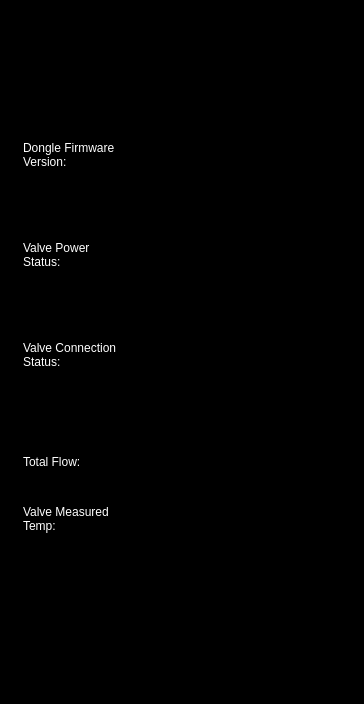
<?xml version="1.0" encoding="UTF-8"?>
<ui version="4.0">
 <class>SettingsDigitalShowerScreenPortrait</class>
 <widget class="QWidget" name="SettingsDigitalShowerScreenPortrait">
  <property name="geometry">
   <rect>
    <x>0</x>
    <y>0</y>
    <width>364</width>
    <height>704</height>
   </rect>
  </property>
  <property name="windowTitle">
   <string>Form</string>
  </property>
  <property name="styleSheet">
   <string notr="true">background: color;</string>
  </property>
  <widget class="QToolButton" name="backButton">
   <property name="geometry">
    <rect>
     <x>274</x>
     <y>26</y>
     <width>61</width>
     <height>33</height>
    </rect>
   </property>
   <property name="styleSheet">
    <string notr="true">border: 0; background-color: rgba(255, 255, 255, 0);</string>
   </property>
   <property name="text">
    <string/>
   </property>
   <property name="icon">
    <iconset resource="../resources/resources.qrc">
     <normaloff>:/images/portrait/settings_screen/common/Settings_Vert_Back _Arrow_Normal_61x33.png</normaloff>:/images/portrait/settings_screen/common/Settings_Vert_Back _Arrow_Normal_61x33.png</iconset>
   </property>
   <property name="iconSize">
    <size>
     <width>61</width>
     <height>33</height>
    </size>
   </property>
  </widget>
  <widget class="QLabel" name="valveMeasuredTemp">
   <property name="geometry">
    <rect>
     <x>207</x>
     <y>505</y>
     <width>100</width>
     <height>61</height>
    </rect>
   </property>
   <property name="styleSheet">
    <string notr="true">color: white</string>
   </property>
   <property name="text">
    <string/>
   </property>
   <property name="alignment">
    <set>Qt::AlignLeading|Qt::AlignLeft|Qt::AlignTop</set>
   </property>
  </widget>
  <widget class="QLabel" name="totalFlowTitle">
   <property name="geometry">
    <rect>
     <x>23</x>
     <y>441</y>
     <width>150</width>
     <height>41</height>
    </rect>
   </property>
   <property name="styleSheet">
    <string notr="true">color: white</string>
   </property>
   <property name="text">
    <string>Total Flow:</string>
   </property>
  </widget>
  <widget class="QLabel" name="dongleFirmwareVersionTitle">
   <property name="geometry">
    <rect>
     <x>23</x>
     <y>141</y>
     <width>180</width>
     <height>56</height>
    </rect>
   </property>
   <property name="styleSheet">
    <string notr="true">color: white</string>
   </property>
   <property name="text">
    <string>Dongle Firmware
Version:</string>
   </property>
   <property name="alignment">
    <set>Qt::AlignLeading|Qt::AlignLeft|Qt::AlignTop</set>
   </property>
  </widget>
  <widget class="QLabel" name="valveConnectionStatusTitle">
   <property name="geometry">
    <rect>
     <x>23</x>
     <y>341</y>
     <width>180</width>
     <height>56</height>
    </rect>
   </property>
   <property name="styleSheet">
    <string notr="true">color: white</string>
   </property>
   <property name="text">
    <string>Valve Connection
Status:</string>
   </property>
   <property name="alignment">
    <set>Qt::AlignLeading|Qt::AlignLeft|Qt::AlignTop</set>
   </property>
  </widget>
  <widget class="QLabel" name="totalFlow">
   <property name="geometry">
    <rect>
     <x>207</x>
     <y>441</y>
     <width>100</width>
     <height>41</height>
    </rect>
   </property>
   <property name="styleSheet">
    <string notr="true">color: white</string>
   </property>
   <property name="text">
    <string/>
   </property>
  </widget>
  <widget class="QLabel" name="valvePowerStatus">
   <property name="geometry">
    <rect>
     <x>207</x>
     <y>241</y>
     <width>152</width>
     <height>56</height>
    </rect>
   </property>
   <property name="styleSheet">
    <string notr="true">color: white</string>
   </property>
   <property name="text">
    <string/>
   </property>
   <property name="alignment">
    <set>Qt::AlignLeading|Qt::AlignLeft|Qt::AlignTop</set>
   </property>
  </widget>
  <widget class="QLabel" name="valvePowerStatusTitle">
   <property name="geometry">
    <rect>
     <x>23</x>
     <y>241</y>
     <width>150</width>
     <height>56</height>
    </rect>
   </property>
   <property name="styleSheet">
    <string notr="true">color: white</string>
   </property>
   <property name="text">
    <string>Valve Power
Status:</string>
   </property>
   <property name="alignment">
    <set>Qt::AlignLeading|Qt::AlignLeft|Qt::AlignTop</set>
   </property>
  </widget>
  <widget class="QLabel" name="valveConnectionStatus">
   <property name="geometry">
    <rect>
     <x>207</x>
     <y>341</y>
     <width>157</width>
     <height>56</height>
    </rect>
   </property>
   <property name="styleSheet">
    <string notr="true">color: white</string>
   </property>
   <property name="text">
    <string/>
   </property>
   <property name="alignment">
    <set>Qt::AlignLeading|Qt::AlignLeft|Qt::AlignTop</set>
   </property>
  </widget>
  <widget class="QLabel" name="digitalShowerScreenLabel">
   <property name="geometry">
    <rect>
     <x>23</x>
     <y>28</y>
     <width>131</width>
     <height>61</height>
    </rect>
   </property>
   <property name="text">
    <string>&lt;html&gt;&lt;head/&gt;&lt;body&gt;&lt;p&gt;&lt;img src=&quot;:/images/portrait/settings_screen/equipment/digital_shower/Settings_Title_Vert_Digital_Shower_Normal_131x61.png&quot;/&gt;&lt;/p&gt;&lt;/body&gt;&lt;/html&gt;</string>
   </property>
  </widget>
  <widget class="QLabel" name="dongleFirmwareVersion">
   <property name="geometry">
    <rect>
     <x>207</x>
     <y>141</y>
     <width>100</width>
     <height>56</height>
    </rect>
   </property>
   <property name="styleSheet">
    <string notr="true">color: white</string>
   </property>
   <property name="text">
    <string/>
   </property>
   <property name="alignment">
    <set>Qt::AlignLeading|Qt::AlignLeft|Qt::AlignTop</set>
   </property>
  </widget>
  <widget class="QLabel" name="valveMeasuredTempTitle">
   <property name="geometry">
    <rect>
     <x>23</x>
     <y>505</y>
     <width>180</width>
     <height>61</height>
    </rect>
   </property>
   <property name="styleSheet">
    <string notr="true">color: white</string>
   </property>
   <property name="text">
    <string>Valve Measured
Temp:</string>
   </property>
   <property name="alignment">
    <set>Qt::AlignLeading|Qt::AlignLeft|Qt::AlignTop</set>
   </property>
  </widget>
 </widget>
 <resources>
  <include location="../resources/resources.qrc"/>
  <include location="../resources/resources.qrc"/>
 </resources>
 <connections/>
</ui>
